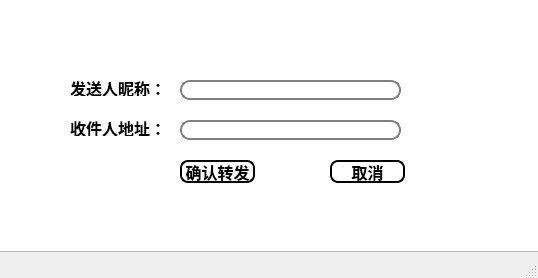
<?xml version="1.0" encoding="UTF-8"?>
<ui version="4.0">
 <class>MainWindow</class>
 <widget class="QMainWindow" name="MainWindow">
  <property name="geometry">
   <rect>
    <x>0</x>
    <y>0</y>
    <width>538</width>
    <height>278</height>
   </rect>
  </property>
  <property name="windowTitle">
   <string>MainWindow</string>
  </property>
  <widget class="QWidget" name="centralwidget">
   <property name="font">
    <font>
     <family>等线</family>
     <pointsize>12</pointsize>
     <weight>75</weight>
     <bold>true</bold>
    </font>
   </property>
   <widget class="QLabel" name="label">
    <property name="geometry">
     <rect>
      <x>70</x>
      <y>80</y>
      <width>91</width>
      <height>16</height>
     </rect>
    </property>
    <property name="text">
     <string>发送人昵称：</string>
    </property>
   </widget>
   <widget class="QLabel" name="label_2">
    <property name="geometry">
     <rect>
      <x>70</x>
      <y>120</y>
      <width>91</width>
      <height>16</height>
     </rect>
    </property>
    <property name="text">
     <string>收件人地址：</string>
    </property>
   </widget>
   <widget class="QLineEdit" name="lineEdit">
    <property name="geometry">
     <rect>
      <x>180</x>
      <y>80</y>
      <width>221</width>
      <height>20</height>
     </rect>
    </property>
    <property name="styleSheet">
     <string notr="true">QLineEdit {
    border: 2px solid gray;
    border-radius: 10px;
    padding: 0 8px;
    background: white;
    selection-background-color: darkgray;
}</string>
    </property>
   </widget>
   <widget class="QLineEdit" name="lineEdit_2">
    <property name="geometry">
     <rect>
      <x>180</x>
      <y>120</y>
      <width>221</width>
      <height>20</height>
     </rect>
    </property>
    <property name="styleSheet">
     <string notr="true">QLineEdit {
    border: 2px solid gray;
    border-radius: 10px;
    padding: 0 8px;
    background: white;
    selection-background-color: darkgray;
}</string>
    </property>
   </widget>
   <widget class="QPushButton" name="pushButton">
    <property name="geometry">
     <rect>
      <x>180</x>
      <y>160</y>
      <width>75</width>
      <height>23</height>
     </rect>
    </property>
    <property name="styleSheet">
     <string notr="true">QPushButton:hover {
	color: white;
    background-color: #555555;
    border: 2px solid lightgray;
    border-radius: 8px;
}
QPushButton {
    background-color: white;
    border: 2px solid black;
    color: black;
	border-radius: 8px;

}
QPushButton:pressed {
    background-color: gray;
}</string>
    </property>
    <property name="text">
     <string>确认转发</string>
    </property>
   </widget>
   <widget class="QPushButton" name="pushButton_2">
    <property name="geometry">
     <rect>
      <x>330</x>
      <y>160</y>
      <width>75</width>
      <height>23</height>
     </rect>
    </property>
    <property name="styleSheet">
     <string notr="true">QPushButton:hover {
	color: white;
    background-color: #555555;
    border: 2px solid lightgray;
    border-radius: 8px;
}
QPushButton {
    background-color: white;
    border: 2px solid black;
    color: black;
	border-radius: 8px;

}
QPushButton:pressed {
    background-color: gray;
}</string>
    </property>
    <property name="text">
     <string>取消</string>
    </property>
   </widget>
   <widget class="QListView" name="listView">
    <property name="geometry">
     <rect>
      <x>-5</x>
      <y>-9</y>
      <width>551</width>
      <height>261</height>
     </rect>
    </property>
    <property name="styleSheet">
     <string notr="true">background-image: url(:/img5.jpg);</string>
    </property>
   </widget>
   <zorder>listView</zorder>
   <zorder>label</zorder>
   <zorder>label_2</zorder>
   <zorder>lineEdit</zorder>
   <zorder>lineEdit_2</zorder>
   <zorder>pushButton</zorder>
   <zorder>pushButton_2</zorder>
  </widget>
  <widget class="QMenuBar" name="menubar">
   <property name="geometry">
    <rect>
     <x>0</x>
     <y>0</y>
     <width>538</width>
     <height>23</height>
    </rect>
   </property>
  </widget>
  <widget class="QStatusBar" name="statusbar"/>
 </widget>
 <resources>
  <include location="picture.qrc"/>
 </resources>
 <connections/>
</ui>
